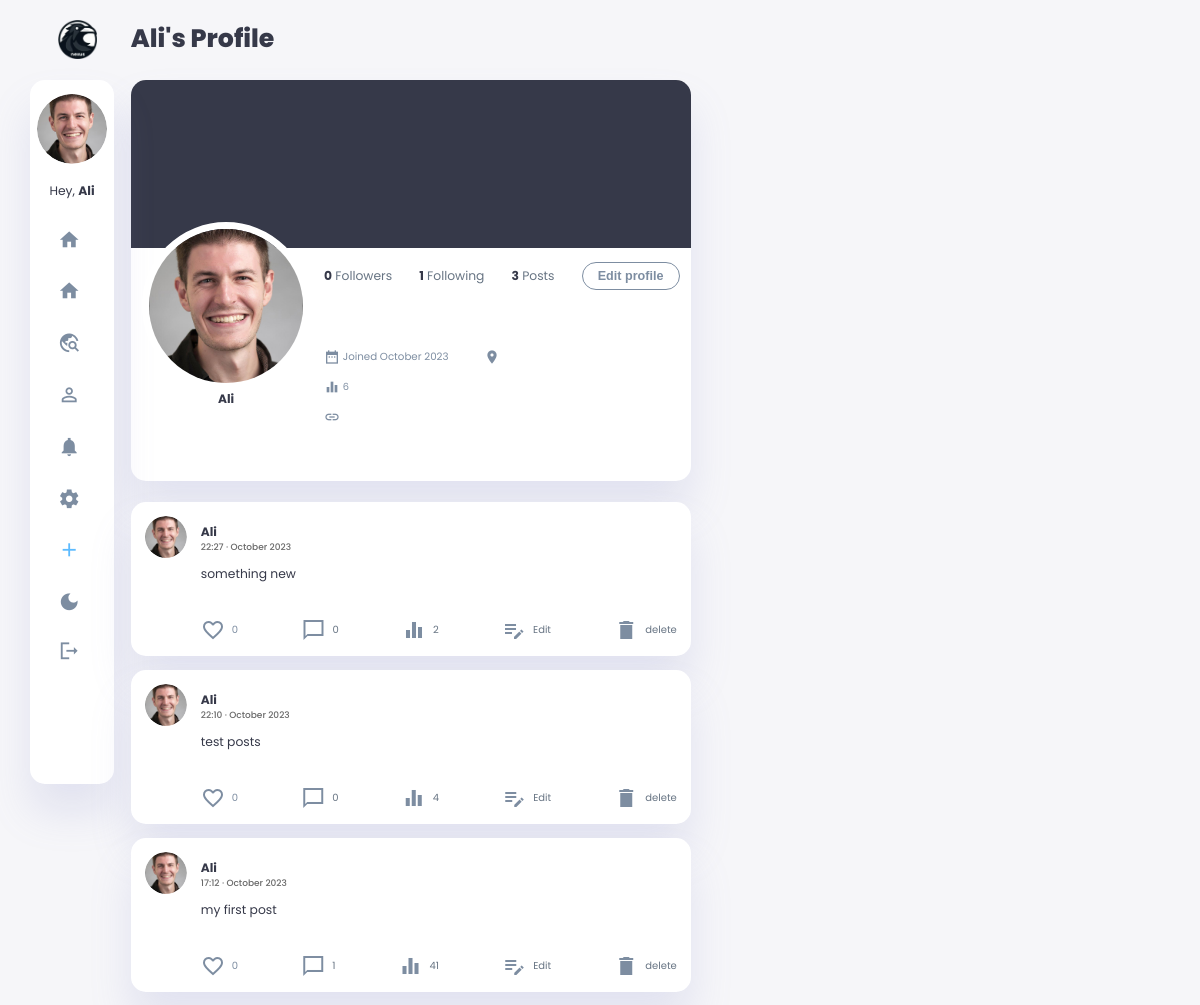
/user_profile/1 (signed in), run on an earlier commit of the app's database.
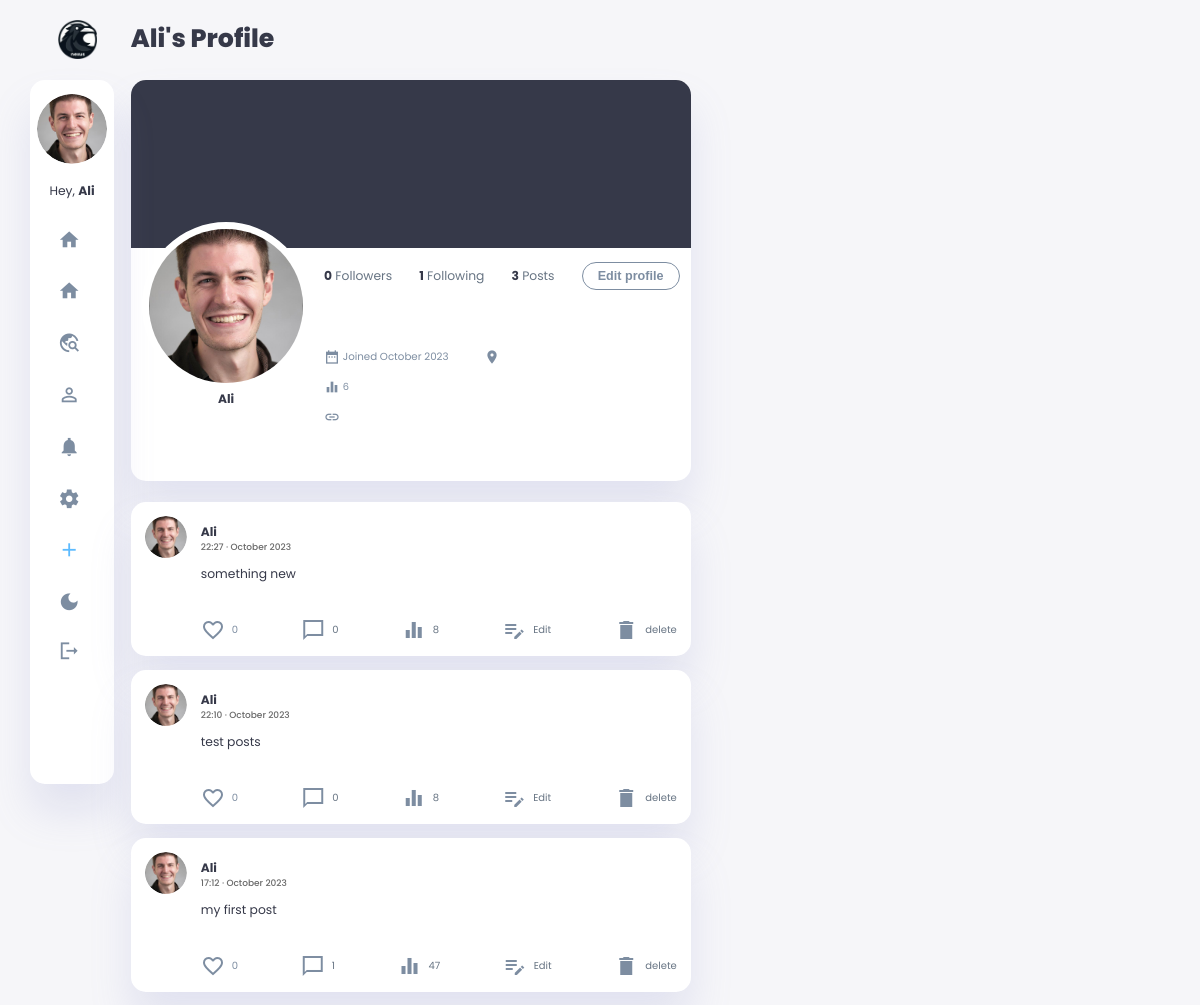
And on a later commit of the database.
### main.py (models this page shows, shortened)
    class User(db.Model, UserMixin):
        __tablename__ = 'user'
        id = db.Column(db.Integer, primary_key=True)
        unique_id = db.Column(db.String(11), unique=True, nullable=False)
        username = db.Column(db.String(40), nullable=False, unique=False)
        email = db.Column(db.String(80), nullable=False, unique=True)
        password = db.Column(db.String(100), nullable=False)
        profile_picture = db.Column(db.String(80))
        header_picture = db.Column(db.String(80))
        bio = db.Column(db.Text, nullable=True)
        phone_number = db.Column(db.String(20), nullable=True)
        location = db.Column(db.String(30), nullable=True)
        birthday = db.Column(db.DateTime, nullable=True)
        bio_url = db.Column(db.String(255), nullable=True)
        profile_impressions = db.Column(db.Integer, default=0)
        created_at = db.Column(db.DateTime, default=datetime.utcnow)
        updated_at = db.Column(
            db.DateTime, default=datetime.utcnow, onupdate=datetime.utcnow)
        is_blocked = db.Column(db.Boolean, default=False)
        is_private = db.Column(db.Boolean, default=False)
        dark_theme = db.Column(db.Boolean, default=False)
        posts = relationship('Post', back_populates='user')
        comments = db.relationship('Comment', back_populates='user')
        liked_posts = db.relationship(
            'Post', secondary=likes, backref='likers')
        followed = db.relationship('User', secondary=followers,
                                   primaryjoin=(followers.c.follower_id == id),
                                   secondaryjoin=(
                                       followers.c.followed_id == id),
                                   backref=db.backref('followers', lazy='dynamic'), lazy='dynamic')

    class Post(db.Model):  # user.posts.all()
        __tablename__ = 'post'
        id = db.Column(db.Integer, primary_key=True)
        user_id = db.Column(db.Integer, db.ForeignKey(
            'user.id'), nullable=False)
        body = db.Column(db.Text, nullable=False)
        post_picture = db.Column(db.String(200))
        likes = db.Column(db.Integer, default=0)
        created_at = db.Column(db.DateTime, default=datetime.utcnow)
        updated_at = db.Column(
            db.DateTime, default=datetime.utcnow, onupdate=datetime.utcnow)
        post_impressions = db.Column(db.Integer, default=0)
        user = relationship('User', back_populates='posts')
        comments = db.relationship(
            'Comment', back_populates='post', cascade="all, delete-orphan")

### main.py (the view)
    @app.route('/user_profile/<int:user_id>')
    @login_required
    def user_profile(user_id):
        user = User.query.get(user_id)
        if user:
            followers = user.followers.all()
            followed = user.followed.all()
            reversed_posts = Post.query.filter_by(
                user_id=user.id).order_by(Post.created_at.desc()).all()
            for post in reversed_posts:
                post.body = process_post_body(post.body)
            return render_template('user_profile.html', user=user, followers=followers, followed=followed, posts=reversed_posts, current_user=current_user, logged_in=current_user.is_authenticated, csrf_token=generate_csrf())
        else:
            flash('User not found.')
            return redirect(url_for('home_page'))

### templates/user_profile.html (shortened to what this page needs)
{% extends 'base.html' %}
{% block content %}
<h1>{{ user.username }}'s Profile</h1>
<div class="profile-sec" data-user-id="{{ user.id }}">
    <div class="header-img">
    </div>
    <div class="profile-heading">
        <div class="profile-title">
            <div class="profile-img">
                {% if user.profile_picture %}
                <img src="{{ url_for('static', filename='profile_pictures/' + user.profile_picture) }}">
                {% else %}
                <img src="{{ url_for('static', filename='images/blank-profile-pic.png') }}">
                {% endif %}
            </div>
            <h3>{{ user.username }}</h3>
        </div>
        <div class="profile-follow">
            <div class="right-sec">
                <p><strong id="followersCount">{{ followers|length }}</strong> Followers</p>
                <p><strong>{{ followed|length }}</strong> Following</p>
                <p><strong>{{ current_user.posts|length }}</strong> Posts</p>
                {% if current_user == user %}
                <div>
                    <a href="{{url_for('edit_profile')}}"><button class="btn-follow">Edit profile</button></a>
                </div>
                {% endif %}
            </div>
            <div class="profile-detail">
                <div class="profile-about">
                    {% if user.bio %}
                    <p>{{ user.bio }}</p>
                    {% else  %}
                    <p>&nbsp;</p>
                    {% endif %}
                </div>
                <div class="profile-location">
                    <p><span class="material-icons-sharp">date_range</span>&nbsp;Joined {{ user.created_at.strftime('%B %Y') }}</p>
                    {% if user.location %}
                    <p><span class="material-icons-sharp">room</span>&nbsp;{{ user.location }}</p>
                    {% else  %}
                    <p><span class="material-icons-sharp">room</span> &nbsp; </p>
                    {% endif %}
                </div>
                <div class="profile-location">
                    <p class="profile-impression-count"><span class="material-icons-sharp">equalizer</span> &nbsp; <span class="count-value" style="font-size: 0.7rem;">{{ user.profile_impressions }}</span> </p>
                </div>
                <div class="profile-location">
                    {% if user.bio_url %}
                    <p><span class="material-icons-sharp">insert_link</span> <a href="{{ user.bio_url }}" target="_blank" >&nbsp; {{ user.bio_url }}</a></p>
                    {% else  %}
                    <p><span class="material-icons-sharp">insert_link</span> &nbsp; </p>
                    {% endif %}
                </div>
            </div>
        </div>
    </div>
</div>
            {% for post in posts %}
            <div class="user-post" data-post-id="{{ post.id }}">
                <div class="content">
                    <div class="title">
                        {% if post.user.profile_picture %}
                        <img src="{{ url_for('static', filename='profile_pictures/' + post.user.profile_picture) }}">
                        {% else %}
                        <img src="{{ url_for('static', filename='images/blank-profile-pic.png') }}">
                        {% endif %}
                        <a href="#" onclick="return false;">
                        <h3>{{ post.user.username }}</h3>
                        <p style="font-size: xx-small; color: dimgray;">{{ post.created_at.strftime('%H:%M · %B %Y') }} </p>
                        </a>
                    </div>
                    <div class="post-body">
                        <p class="p-body">{{ post.body|replace('\n', '<br>')|safe }}</p>
                        <div class="comment-icon">
                            <a href="#" class="like-button" data-post-id="{{ post.id }}" {% if current_user and post in current_user.liked_posts %}class="liked"{% endif %} onclick="likePost(event, this); return false;">
                                <span class="likes-wrapper">
                                    {% if post.likes == 1 %}
                                        <span class="heart-emoji red-heart"><span class="material-icons-sharp">
                                            favorite
                                        </span></span>
                                    {% else %}
                                        <span class="heart-emoji empty-heart"><span class="material-icons-sharp">
                                        </span></span>
                                    {% endif %}
                                <span class="likes-count">{{ post.likes }}</span>
                                </span>
                            </a>
                            {% if current_user != user %}
                            <a href="{{ url_for('show_post', post_id=post.id) }}">
                                <span class="material-icons-sharp">
                                    chat_bubble_outline
                                </span>
                                <p>{{ post.comments|length }}</p>
                            </a>
                            <a href="{{ url_for('show_post', post_id=post.id) }}">
                                <span class="material-icons-sharp">
                                    equalizer
                                </span>
                                <p class="impression-count">{{ post.post_impressions }} </p>
                            </a>
                            <a href="#">
                                <span class="material-icons-sharp">
                                    more_horiz
                                    </span>
                                <p>{{ post.created_at.strftime('%B %Y') }} </p>
                            </a>
                            {% else %}
                            <a href="{{ url_for('show_post', post_id=post.id) }}">
                                <span class="material-icons-sharp">
                                </span>
                                <p>{{ post.comments|length }}</p>
                            </a>
                            <a href="{{ url_for('show_post', post_id=post.id) }}">
                                <span class="material-icons-sharp">
                                </span>
                                <p class="impression-count">{{ post.post_impressions }} </p>
                            </a>
                            <a href="{{url_for('edit_post', post_id=post.id)}}">
                                <span class="material-icons-sharp">
                                    </span>
                                <p>Edit</p>
                            </a>
                            <a href="{{url_for('delete_post', post_id=post.id)}}">
                                <span class="material-icons-sharp">
                                    </span>
                                <p>delete </p>
                            </a>
                            {% endif %}
                        </div>
                    </div>
                </div>
            </div>
{% endfor %}
{% endblock %}

### templates/base.html (shortened to what this page needs)
<!DOCTYPE html>
<html lang="en">
<head>
    <link rel="stylesheet" href="{{url_for('static', filename='css/root.css')}}">
    <link rel="stylesheet" href="{{url_for('static', filename='css/aside.css')}}">
    <link rel="stylesheet" href="{{url_for('static', filename='css/main.css')}}">
    <link rel="stylesheet" href="{{url_for('static', filename='css/right-section.css')}}">
    <link rel="stylesheet" href="{{url_for('static', filename='css/about.css')}}">
    <link rel="stylesheet" href="{{url_for('static', filename='css/btn.css')}}">
    <link rel="stylesheet" href="{{url_for('static', filename='css/custom_input_image.css')}}">
    <link rel="stylesheet" href="{{url_for('static', filename='css/search.css')}}">
    <link rel="stylesheet" href="{{url_for('static', filename='css/tablet.css')}}">
    <link rel="stylesheet" href="{{url_for('static', filename='css/phone.css')}}">
</head>
<body>
    <div class="container">
        <aside>
            <div class="aside-fixed">
            <div class="toggle">
                <div class="logo">
                    <img src="{{url_for('static', filename='images/logo/crow-nav-logo.png')}}">
                </div>
            </div>
            <div class="sidebar">
                {% if not logged_in: %}
                <a href="{{ url_for('all') }}">
                    <span class="material-icons-sharp">
                        travel_explore
                    </span>
                    <h3>Explore</h3>
                </a>
                <a id="about-page" href="#">
                    <span class="material-icons-sharp">
                        contact_support
                    </span>
                    <h3>About</h3>
                </a>
                <a href="#" id="dark-mode-toggle">
                    <span class="material-icons-sharp">
                        dark_mode
                    </span>
                    <h3>Theme</h3>
                </a>
                <a href="{{ url_for('login') }}">
                    <span class="material-icons-sharp">
                        login
                    </span>
                    <h3>Login</h3>
                </a>
                <a href="{{ url_for('register') }}">
                    <span class="material-icons-sharp">
                        app_registration
                    </span>
                    <h3>Register</h3>
                </a>
                {% else %}
                <div class="user-profile">
                    <div class="profile-img">
                        {% if current_user.profile_picture %}
                        <img src="{{ url_for('static', filename='profile_pictures/' + current_user.profile_picture) }}">
                        {% else %}
                        <img src="{{ url_for('static', filename='images/blank-profile-pic.png') }}">
                        {% endif %}
                    </div>
                    <div class="profile-name">
                        <div class="info">
                            <p>Hey, <b>{{current_user.username}}</b></p>
                        </div>
                    </div>
                </div>
                <a href="{{ url_for('home_page') }}">
                    <span class="material-icons-sharp">
                    </span>
                </a>
                <a id="home-page" href="#">
                    <span class="material-icons-sharp">
                    </span>
                </a>
                <a href="{{ url_for('all') }}">
                    <span class="material-icons-sharp">
                    </span>
                </a>
                <a href="{{ url_for('user_profile', user_id=current_user.id) }}">
                    <span class="material-icons-sharp">
                    </span>
                </a>
                <a href="#">
                    <span class="material-icons-sharp">
                    </span>
                </a>
                <a href="{{ url_for('setting') }}">
                    <span class="material-icons-sharp">
                    </span>
                </a>
                <a class="post-btn" href="{{ url_for('new_post') }}">
                    <span class="material-icons-sharp">
                    </span>
                </a>
                <a href="#" id="dark-mode-toggle">
                    <span class="material-icons-sharp">
                    </span>
                </a>
                <a href="{{ url_for('logout') }}">
                    <span class="material-icons-sharp">
                    </span>
                </a>
                {% endif %}
            </div>
            </div>
        </aside>
        <main>
        {% block content %}
        {% endblock %}
        </main>
    </div>
</body>
</html>

What changed in the data, as far as the page shows it:
changed Post "something new": post_impressions "2" → "8"
changed Post "test posts": post_impressions "4" → "8"
changed Post "my first post": post_impressions "41" → "47"
